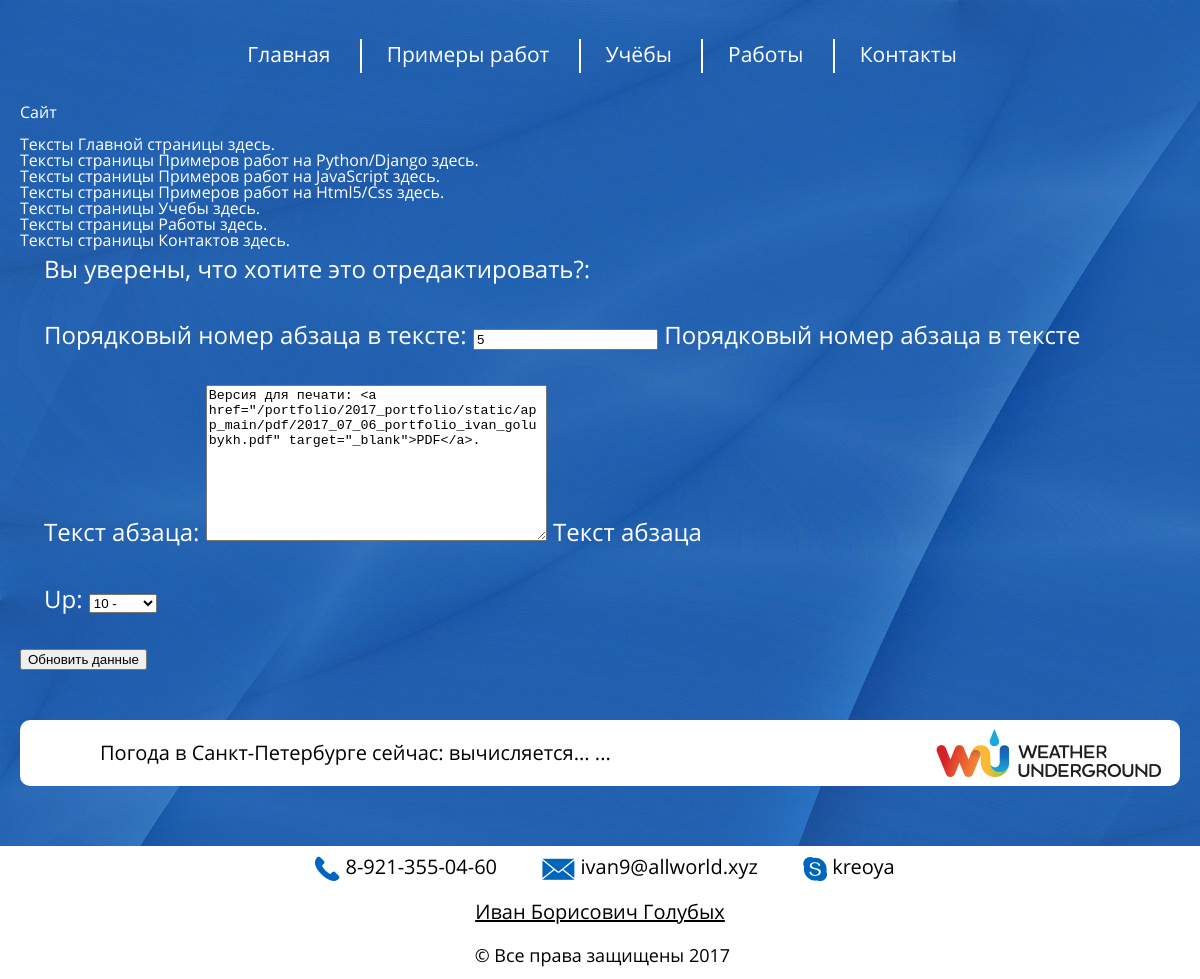
Before: /portfolio/2017_portfolio/admin/update_main_text/10/ with the older database file.
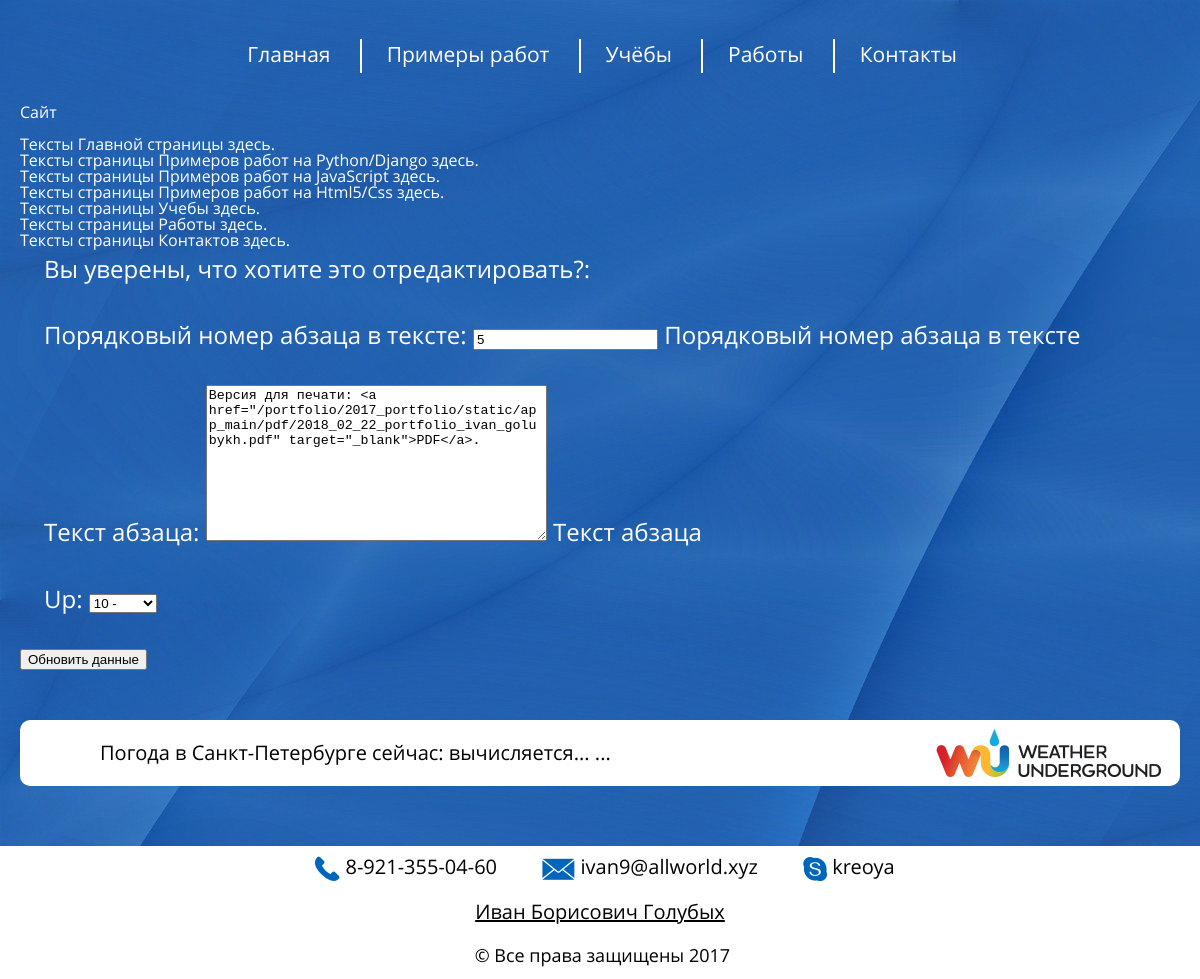
After: the same page with the newer database file.
### app_main/models_main_page.py (models this page shows, shortened)
class MainText(models.Model):
    ordinal = models.PositiveSmallIntegerField(
            blank=False,
            null=False,
            db_index=True,
            unique=True,
            help_text='Порядковый номер абзаца в тексте',
            verbose_name="Порядковый номер абзаца в тексте",
                )
    text = models.TextField(
                            blank=False,
                            null=False,
                            db_index=False,
                            unique=False,
                            help_text='Текст абзаца',
                            verbose_name="Текст абзаца",
                            )
    up = models.ForeignKey(MainHeader4Text,
                           on_delete=models.CASCADE,
                           )

class MainHeader4Text(models.Model):
    ordinal = models.PositiveSmallIntegerField(
            blank=False,
            null=False,
            db_index=True,
            unique=True,
            help_text='Порядковый номер заголовка h4 на странице',
            verbose_name="Порядковый номер заголовка h4 на странице",
                )
    text = models.CharField(max_length=255,
                            blank=True,
                            null=False,
                            db_index=False,
                            unique=False,
                            help_text='Заголовки (h4) для главной страницы',
                            verbose_name="Заголовки (h4) для главной страницы",
                            )
    up = models.ForeignKey(MainHeader3Text,
                           on_delete=models.CASCADE,
                           )
    def __str__(self):
        return '{} - {}'.format(self.ordinal, self.text)

### app_admin_debug/views_admin_main_pages.py (the view)
# urls.py: url(r'admin/update_main_text/(?P<pk>[\w]+)/$', TextUpdate.as_view(),
class TextUpdate(UpdateView):
    model = MainText
    template_name = 'admin_main_update.html'
    fields = ['ordinal', 'text', 'up']

### app_admin_debug/templates/admin_main_update.html (shortened to what this page needs)
{% extends "base.html" %}
{% block content  %}
    {% include 'admin_menu.html' %}
    <br>
    <form action="" method="post" enctype="multipart/form-data">{% csrf_token %}
        <p>Вы уверены, что хотите это отредактировать?:</p>
        {{ form.as_p }}
        <input type="submit" value="Обновить данные">
    </form>
{% endblock %}

Changed rows visible on the page:
changed MainText: text "Версия для печати: <a href=\"/portfolio/2017_portfolio/static/app_main/pdf/2017_07_06_portfolio_ivan_golubykh.pdf\" target=\"_blank\">PDF</a>." → "Версия для печати: <a href=\"/portfolio/2017_portfolio/static/app_main/pdf/2018_02_22_portfolio_ivan_golubykh.pdf\" target=\"_blank\">PDF</a>."
